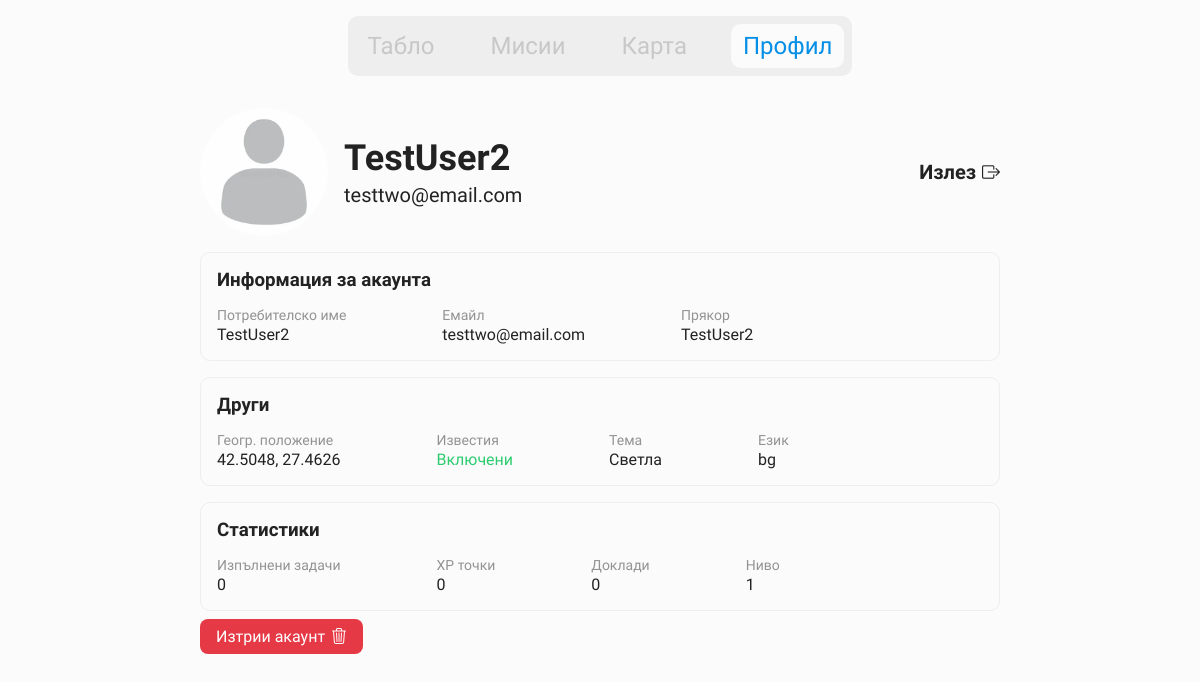
/account/ (signed in), run on the app's committed database.
### beaches/models.py (models this page shows, shortened)
class User(AbstractUser):
    is_first_login = models.BooleanField(default=True)

class UserProfile(models.Model):
    LANGUAGE_CHOICES = (
        ('bg', 'Български'),
        ('en', 'Английски')
    )
    id = models.UUIDField(primary_key=True, default=uuid.uuid4, editable=False)
    user = models.ForeignKey(settings.AUTH_USER_MODEL, on_delete=models.CASCADE)
    nickname = models.CharField(max_length=150, null=True)
    profile_picture = models.ImageField(
        upload_to='profile_images/',
        blank=True,
        null=True,
        default=None
    )
    lat = models.CharField(null=True, blank=True, default=48.8566)
    lng = models.CharField(null=True, blank=True, default=2.3522)
    xp = models.IntegerField(default=0)
    tasks_completed = models.PositiveIntegerField(default=0)
    tasks = models.ManyToManyField(Task, blank=True, related_name="assigned_users")
    theme = models.CharField(null=True, blank=True, default="light")
    send_notifs = models.BooleanField(null=True, blank=True, default=True)
    language = models.CharField(choices=LANGUAGE_CHOICES, default="bg")
    @property
    def level(self):
        return max(1, int(0.1 * math.sqrt(self.xp)))

### beaches/views.py (the view)
# urls.py: path('account/', views.account_view, name='account'),
@login_required
def account_view(request):
    user = request.user
    profile = models.UserProfile.objects.get(user=user)
    if profile.profile_picture:
        pfp_url = profile.profile_picture.url
    else:
        pfp_url = static("default.webp")
    context = {
        "user": user,
        "profile": profile,
        "email": user.email,
        "username": user.username,
        "nickname": profile.nickname,
        "lat": profile.lat,
        "lng": profile.lng,
        "pfp": pfp_url,
        "level": profile.level,
        "xp": profile.xp,
        "compl": profile.tasks_completed,
        "logs": models.BeachLog.objects.filter(user = user).count,
        "notifs": "Включени" if profile.send_notifs else "Изключени"
    }
    return render(request, 'auth/account.html', context)

### beaches/templates/auth/account.html (shortened to what this page needs)
{% load static %}
<!DOCTYPE html>
<html lang="bg">
<head>
  <link rel="stylesheet" href="{% static 'alert.css' %}?v={{ timestamp }}">
  <link rel="stylesheet" href="{% static 'nav.css' %}?v={{ timestamp }}">
  <link rel="stylesheet" href="{% static 'account.css' %}?v={{ timestamp }}">
  <link rel="stylesheet" href="https://cdn.jsdelivr.net/npm/bootstrap-icons@1.13.1/font/bootstrap-icons.min.css">
</head>
<body>
  {% include 'app/components/navbar.html' %}
  <div class="account-wrapper">
    <div class="account-quick-info">
      <div class="avatar-wrapper">
        <img src="{{ pfp }}" class="pfp">
        <div>
          <p class="username-main">{{ username }}</p>
          <p class="username-email">{{ email }}</p>
        </div>
      </div>
      <a href="{% url 'logout' %}" class="logout-btn">Излез <i class="bi bi-box-arrow-right"></i></a>
    </div>
    <div class="account-box">
      <h3>Информация за акаунта</h3>
      <div class="box-wrapper">
        <div>
          <p class="key">Потребителско име</p>
          <p class="value">{{ username }}</p>
        </div>
        <div>
          <p class="key">Емайл</p>
          <p class="value">{{ email }}</p>
        </div>
        <div>
          <p class="key">Прякор</p>
          <p class="value">{{ nickname }}</p>
        </div>
      </div>
    </div>
    <div class="account-box">
      <h3>Други</h3>
      <div class="box-wrapper">
        <div>
          <p class="key">Геогр. положение</p>
          <p class="value">{{ lat }}, {{ lng }}</p>
        </div>
        <div>
          <p class="key">Известия</p>
          <p class="value {% if notifs == 'Включени' %}text-green{% else %}text-red{% endif %}">
            {{ notifs }}
          </p>
        </div>
        <div>
          <p class="key">Тема</p>
          <p class="value" id="theme"></p>
        </div>
        <div>
          <p class="key">Език</p>
          <p class="value">{{ profile.language }}</p>
        </div>
      </div>
    </div>
    <div class="account-box">
      <h3>Статистики</h3>
      <div class="box-wrapper">
        <div>
          <p class="key">Изпълнени задачи</p>
          <p class="value">{{ compl }}</p>
        </div>
        <div>
          <p class="key">XP точки</p>
          <p class="value">{{ xp }}</p>
        </div>
        <div>
          <p class="key">Доклади</p>
          <p class="value">{{ logs }}</p>
        </div>
        <div>
          <p class="key">Ниво</p>
          <p class="value">{{ level }}</p>
        </div>
      </div>
    </div>
    <button class="btn-red" onclick="openConfirmDeleteModal()">Изтрии акаунт <i class="bi bi-trash3"></i></button>
  </div>
</body>
</html>

### static/nav.css (style rules this page uses)
body { font-family: "Onest", sans-serif; padding-bottom: 60px; }

### static/account.css (style rules this page uses)
* { margin: 0; padding: 0; box-sizing: border-box; }
body { display: flex; flex-direction: column; gap: 16px; padding: 0px 200px; font-family: "Onest", sans-serif; margin: 0; background-color: #FBFBFB; }
.account-wrapper { display: flex; flex-direction: column; gap: 16px; color: #222222; }
.account-quick-info { display: flex; align-items: center; justify-content: space-between; }
.avatar-wrapper { display: flex; flex-direction: row; gap: 16px; align-items: center; }
.username-main { font-weight: 600; font-size: 36px; }
.avatar-wrapper div { display: flex; flex-direction: column; gap: 4px; }
.username-email { font-size: 20px; font-weight: 300; }
.logout-btn { font-weight: 600; color: #222222; display: flex; gap: 6px; font-size: 20px; align-items: center; text-decoration: none; transition: 0.25s ease-in-out all; margin-left: 8px; }
.logout-btn i { font-size: 18px; }
.pfp { width: 128px; height: 128px; border-radius: 50%; object-fit: cover; }
.account-box { width: 100%; border: 1px solid #EEEEEE; padding: 16px; display: flex; flex-direction: column; gap: 16px; border-radius: 10px; }
.box-wrapper { display: flex; flex-direction: row; gap: 96px; }
.box-wrapper div { display: flex; flex-direction: column; gap: 2px; }
.key { color: #939393; font-size: 14px; font-weight: 300; user-select: none; }
.value { color: #222222; font-size: 16px; }
.text-green { color: #2ECC71 !important; }
.btn-red { background: #e63946; color: #fff; border: none; padding: 8px 16px; border-radius: 8px; cursor: pointer; margin-top: 16px; transition: 0.25s ease-in-out all; font-size: 16px; display: flex; gap: 6px; text-decoration: none; width: fit-content; margin-top: -8px; }

### beaches/templates/auth/account.html (style rules this page uses)
* { box-sizing: border-box; font-family: "Onest", sans-serif; padding: 0; margin: 0; }

### data on the page
User: username "TestUser2", email "testtwo@email.com"
UserProfile: nickname "TestUser2", lat "42.5048", lng "27.4626", language "bg"

### other printed values
{{ notifs }} "Включени"
{{ compl }} "0"
{{ xp }} "0"
{{ logs }} "0"
{{ level }} "1"
